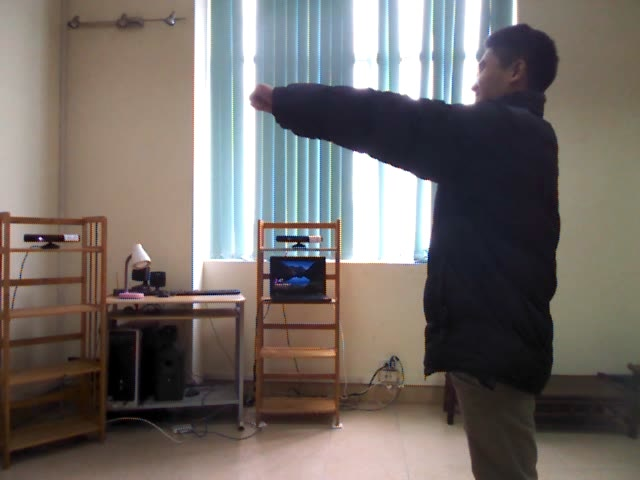
#> input picture Skin/1 04.jpg, 640 x 480 px, found by its file name
$ python skin.py
#> lines starting #> are read from the running program, lines starting #| are printed output that depends on the picture
import numpy as np
import cv2
import matplotlib.pyplot as plt


img = cv2.imread('/home/tien/OpenCV/Skin/1 04.jpg')
#> img is the input picture: shape (480, 640, 3); mean B, G, R 103.3, 107.6, 114.4
img = img[..., ::-1]

NRow = img.shape[0]
#> NRow = 480
NCol = img.shape[1]
#> NCol = 640

outImg = np.zeros((NRow, NCol, 3), np.uint8)
plt.subplot(121)
plt.imshow(outImg)

for i in range(NRow):
    for j in range(NCol):
        r = img.item(i, j, 0)
        g = img.item(i, j, 1)
        b = img.item(i, j, 2)
        if ((r>g) and (r>b) and (r>95) and (g>40) and (b>20)):
            outImg[i, j] = img[i, j]
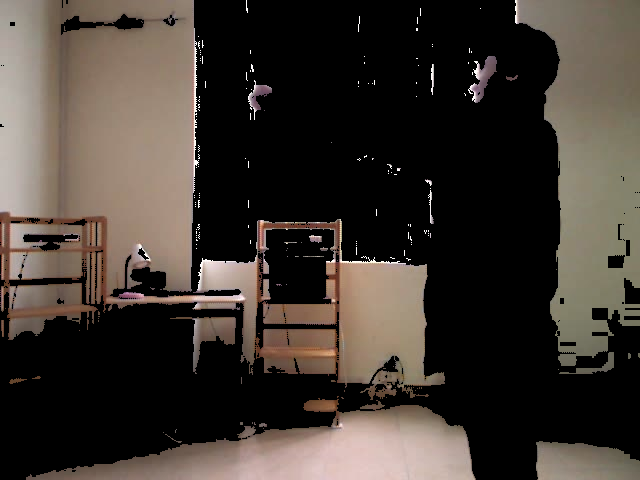
#> outImg: shape (480, 640, 3); mean R, G, B 63.7, 56.1, 49.6

#test changing rgb2hsv
outImgHSV = cv2.cvtColor(outImg, cv2.COLOR_BGR2HSV)
#> outImgHSV: shape (480, 640, 3); mean H, S, V 46.1, 25.8, 63.7

plt.subplot(122)
plt.imshow(outImg)
plt.imshow(outImgHSV)
plt.show()
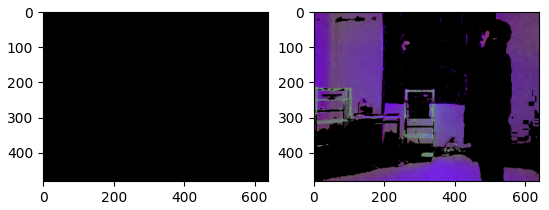
#> figure drawn by matplotlib, 2 panels

'''
imgPath = '/home/tien/OpenCV/Skin/2.1.png'
img = cv2.imread(imgPath)
img = img[..., ::-1]
plt.subplot(121)
plt.imshow(img)
# plt.show()

plt.subplot(122)
plt.imshow(img)
plt.show()
NRow = img.shape[0]
NCol = img.shape[1]

sum = 0

for i in range(NRow):
    for j in range(NCol):
        r = img.item(i, j, 0)
        g = img.item(i, j, 1)
        b = img.item(i, j, 2)
        if r == 255 :
            sum += 1
            print (r, " ", g, " ", b , " ", i)
print(sum/(NRow*NCol))
'''
